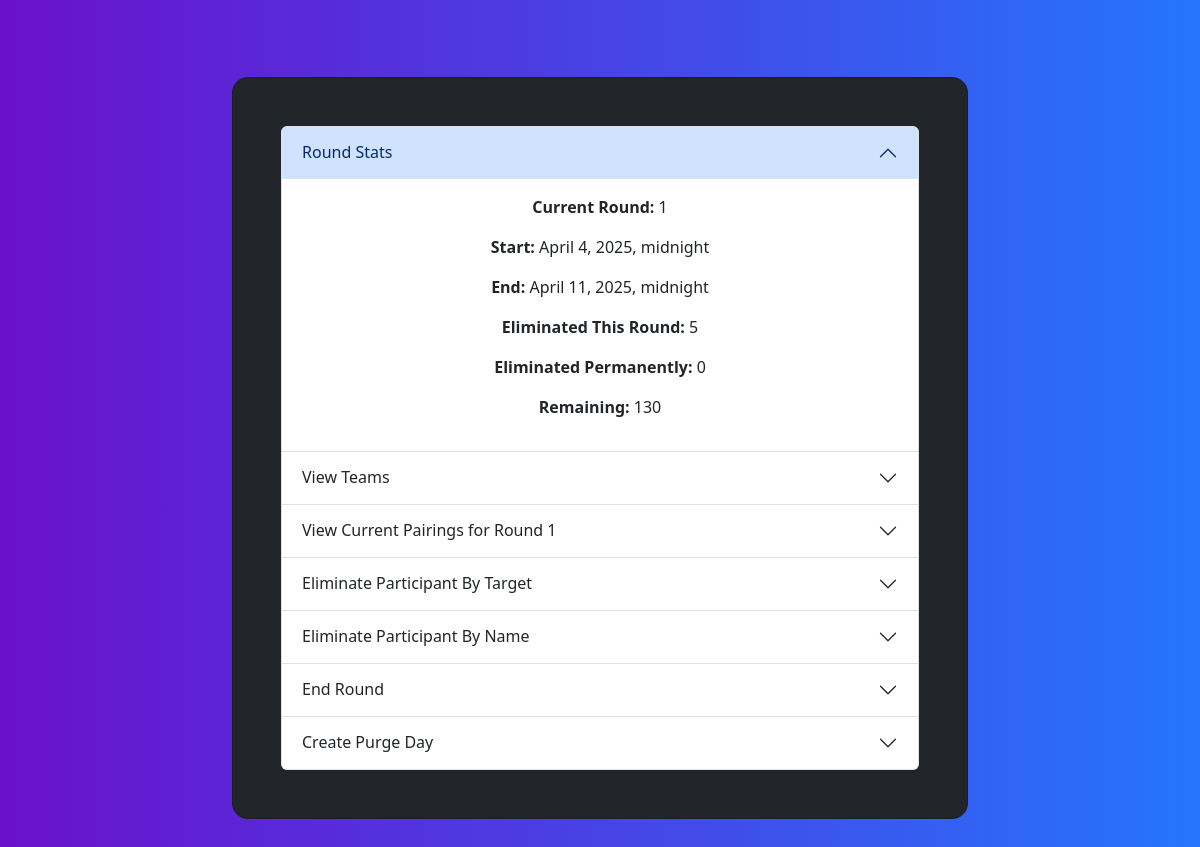
/admin-control (signed in), run on an earlier commit of the app's database.
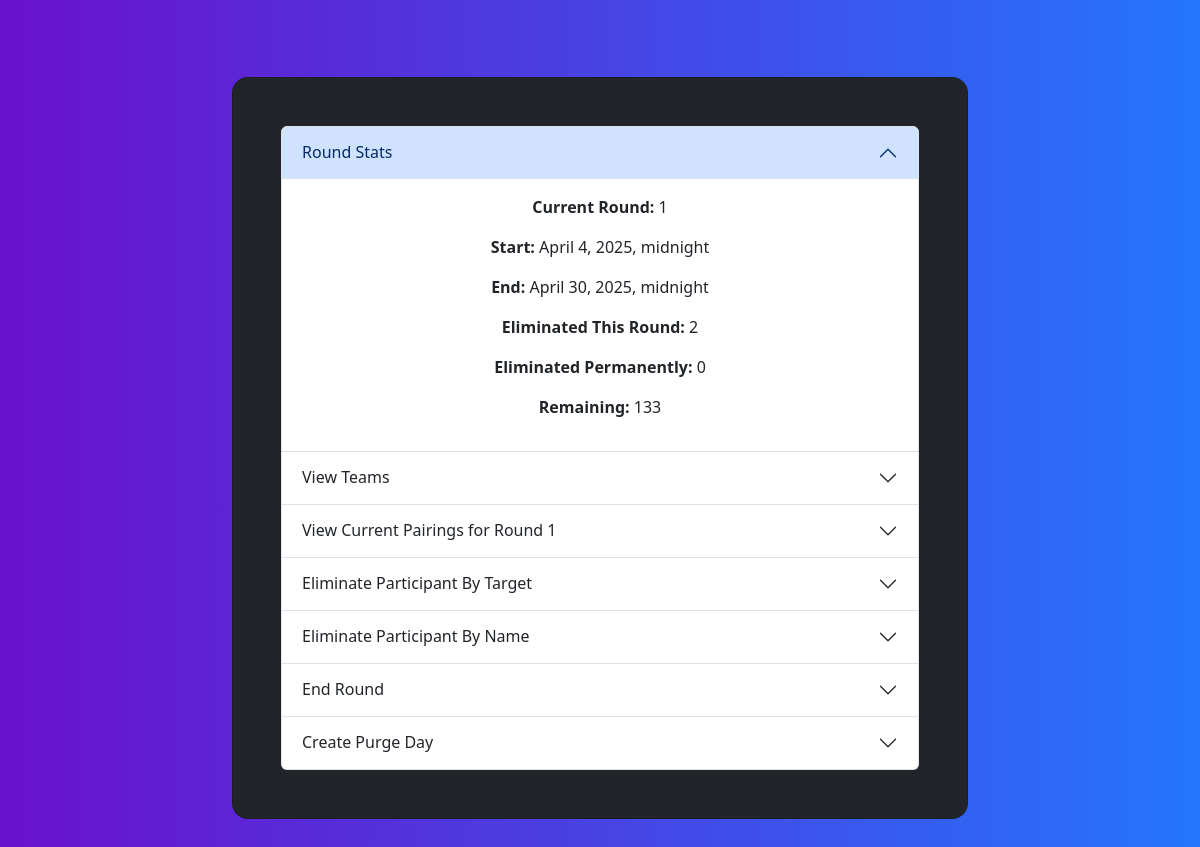
And on a later commit of the database.
### assignments/models.py (models this page shows, shortened)
class Round(models.Model):
	index = models.IntegerField(default=0)
	start_date = models.DateTimeField("Date Round Starts")
	end_date = models.DateTimeField("Date Round Ends")
	min_progression_kill_count = models.IntegerField(default=0)
	min_revive_kill_count = models.IntegerField(default=2)
	completed = models.BooleanField(default=False)
	history = HistoricalRecords()

### assignments/views.py (the view)
# urls.py: path("admin-control", views.adminControl, name="admin-control"),
@login_required(login_url="/accounts/login/")
def adminControl(request):
	try:
		current_round = getCurRound()
		if current_round is None:
			current_round = getNextRound()
		current_round_index = current_round.index
		round_elims = Participant.objects.filter(round_eliminated=True, eliminated_permanently=False)
		perm_elims = Participant.objects.filter(eliminated_permanently=True)
		remaining = Participant.objects.filter(round_eliminated=False, eliminated_permanently=False)
	except Exception as e:
		print(e)
		current_round = None
		current_round_index = -1
		round_elims = []
		perm_elims = []
		remaining = []
	round_targets = Target.objects.filter(round=current_round).order_by("id")
	round_target_list = list()
	for target in round_targets:
		round_target_list.append(model_to_dict(target))
	all_teams = Team.objects.filter(eliminated=False).order_by("id")
	team_list = list()
	for team in all_teams:
		team_list.append(model_to_dict(team))
	participants = Participant.objects.filter(eliminated_permanently=False).order_by("team_id")
	participant_list = list()
	for participant in participants:
		participant_list.append(model_to_dict(participant))
	template = loader.get_template("assignments/adminControl.html")
	context = {
		'current_round': current_round,
		'current_round_index': current_round_index,
		'eliminated_this_round': len(round_elims),
		'eliminated_permanently': len(perm_elims),
		'remaining': len(remaining),
		'round_targets': round_targets,
		'round_targets_ser': round_target_list,
		'teams': all_teams,
		'team_list': team_list,
		'participants': participant_list,
	}
	return HttpResponse(template.render(context, request))

### assignments/models.py (called while the page is built, shortened)
def getCurRound() -> Round:
	rounds = Round.objects.filter(completed = False)
	for round in rounds:
		if round.start_date <= timezone.now() and round.end_date > timezone.now():
			return round
	return None

	def get_cur_targets(self) -> list:
		return self.prosecuting_targets.filter(round=getCurRound())

	def get_round_elimed(self) -> list:
		if self.eliminated:
			return []
		filtered_p = list()
		for p in self.participants.all():
			if p.round_eliminated is True and p.eliminated_permanently is False:
				filtered_p.append(p)
		return filtered_p

	def get_round_elimed_count(self) -> int:
		if self.eliminated:
			return -1
		return len(self.get_round_elimed())

	def get_perm_elimed(self) -> list:
		if self.eliminated:
			return []
		filtered_p = list()
		for p in self.participants.all():
			if p.eliminated_permanently is True:
				filtered_p.append(p)
		return filtered_p

	def get_perm_elimed_count(self) -> int:
		if self.eliminated:
			return -1
		return len(self.get_perm_elimed())

	def get_remaining(self) -> list:
		if self.eliminated:
			return []
		filtered_p = list()
		for p in self.participants.all():
			if p.round_eliminated is False and p.eliminated_permanently is False:
				filtered_p.append(p)
		return filtered_p

	def get_remaining_count(self) -> int:
		if self.eliminated:
			return -1
		return len(self.get_remaining())

	def get_participants(self) -> list:
		return self.participants.all()

	def get_participants_first_name(self) -> str:
		filtered_p = list()
		for p in self.participants.all():
			if p.round_eliminated is False and p.eliminated_permanently is False:
				filtered_p.append(p.name.split(" ")[0])
		return ", ".join(filtered_p)

	def get_round_kills(self) -> list:
		try:
			kills = list()
			for target in self.get_cur_targets().all():
				for kill in target.kills.all():
					kills.append(kill.elimed_participant)
			return kills
		except:
			return []

	def get_round_kills_count(self) -> int:
		if self.eliminated:
			return -1
		try:
			kills = self.get_round_kills()
			return len(kills)
		except:
			return -1

	def get_total_kills_count(self) -> int:
		counter = 0
		targets = self.prosecuting_targets.all()
		for target in targets:
			counter += len(target.kills.all())
		return counter

	def will_progress_in_round(self) -> bool:
		cur_round = getCurRound()
		if cur_round is None:
			return False

	def get_color(self):
		if self.eliminated_permanently:
			return "#DC4C64"
		if self.round_eliminated:
			return "#E4A11B"
		return "#14A44D"

### assignments/templates/assignments/adminControl.html (shortened to what this page needs)
<!DOCTYPE html>
<html>
    <head>
        {% load bootstrap5 %}
        {% bootstrap_css %}
        {% load static %}
    </head>
    <body style="background: black;">
        <section class="gradient-custom">
        <div class="container py-5">
        <div class="row d-flex justify-content-center align-items-center" style="min-height: 100vh">
        <div class="col-20 col-md-16 col-lg-10 col-xl-8">
        <div class="card bg-dark" style="border-radius: 1rem; height: 90%">
        <div class="card-body p-5 text-center">
            <div class="accordion" id="accordionParent">
                <div class="accordion-item">
                    <h2 class="accordion-header">
                        <button class="accordion-button" type="button" data-bs-toggle="collapse" data-bs-target="#collapseOne" aria-expanded="true" aria-controls="collapseOne">
                            Round Stats
                        </button>
                    </h2>
                    <div id="collapseOne" class="accordion-collapse collapse show" data-bs-parent="#accordionParent">
                        <div class="accordion-body">
                            <p style="margin-bottom: 1rem"><strong>Current Round:</strong>              {{current_round_index}} </p>
                            <p style="margin-bottom: 1rem"><strong>Start:</strong>                      {{current_round.start_date}} </p>
                            <p style="margin-bottom: 1rem"><strong>End:</strong>                        {{current_round.end_date}} </p>
                            <p style="margin-bottom: 1rem"><strong>Eliminated This Round:</strong>      {{eliminated_this_round}} </p>
                            <p style="margin-bottom: 1rem"><strong>Eliminated Permanently:</strong>     {{eliminated_permanently}} </p>
                            <p style="margin-bottom: 1rem"><strong>Remaining:</strong>                  {{remaining}} </p>
                        </div>
                    </div>
                </div>
                 <div class="accordion-item">
                    <h2 class="accordion-header">
                        <button class="accordion-button collapsed" type="button" data-bs-toggle="collapse" data-bs-target="#collapseSix" aria-expanded="false" aria-controls="collapseSix">
                            View Teams
                        </button>
                    </h2>
                </div>
                <div class="accordion-item">
                    <h2 class="accordion-header">
                        <button class="accordion-button collapsed" type="button" data-bs-toggle="collapse" data-bs-target="#collapseThree" aria-expanded="false" aria-controls="collapseTwo">
                            View Current Pairings for Round {{current_round_index}}
                        </button>
                    </h2>
                </div>
                <div class="accordion-item">
                    <h2 class="accordion-header">
                        <button
                            class="accordion-button collapsed"
                            type="button"
                            data-bs-toggle="collapse"
                            data-bs-target="#collapseFour"
                            aria-controls="collapseFour"
                            aria-expanded="false"
                        >
                            Eliminate Participant By Target
                        </button>
                    </h2>
                </div>
                <div class="accordion-item">
                    <h2 class="accordion-header">
                        <button
                            class="accordion-button collapsed"
                            type="button"
                            data-bs-toggle="collapse"
                            data-bs-target="#collapseSixtyNine"
                            aria-controls="collapseSixtyNine"
                            aria-expanded="false"
                        >
                            Eliminate Participant By Name
                        </button>
                    </h2>
                </div>
                <div class="accordion-item">
                    <h2 class="accordion-header">
                        <button
                            class="accordion-button collapsed"
                            type="button"
                            data-bs-toggle="collapse"
                            data-bs-target="#collapseFive"
                            aria-controls="collapseFive"
                            aria-expanded="false"
                        >
                            End Round
                        </button>
                    </h2>
                </div>
                <div class="accordion-item">
                    <h2 class="accordion-header">
                        <button
                            class="accordion-button collapsed"
                            type="button"
                            data-bs-toggle="collapse"
                            data-bs-target="#collapseSeven"
                            aria-controls="collapseSeven"
                            aria-expanded="false"
                        >
                            Create Purge Day
                        </button>
                    </h2>
                </div>
            </div>
        </div>
        </div>
        </div>
        </section>
    </body>
</html>

### assignments/templates/assignments/adminControl.html (style rules this page uses)
.gradient-custom { background: #6a11cb; background: -webkit-linear-gradient(to right, rgba(106, 17, 203, 1), rgba(37, 117, 252, 1)); background: linear-gradient(to right, rgba(106, 17, 203, 1), rgba(37, 117, 252, 1)) }

What changed in the data, as far as the page shows it:
changed Round: end_date "April 11, 2025, midnight" → "April 30, 2025, midnight"
Also different on the page:
{{ eliminated_this_round }}: "5" → "2"
{{ remaining }}: "130" → "133"
